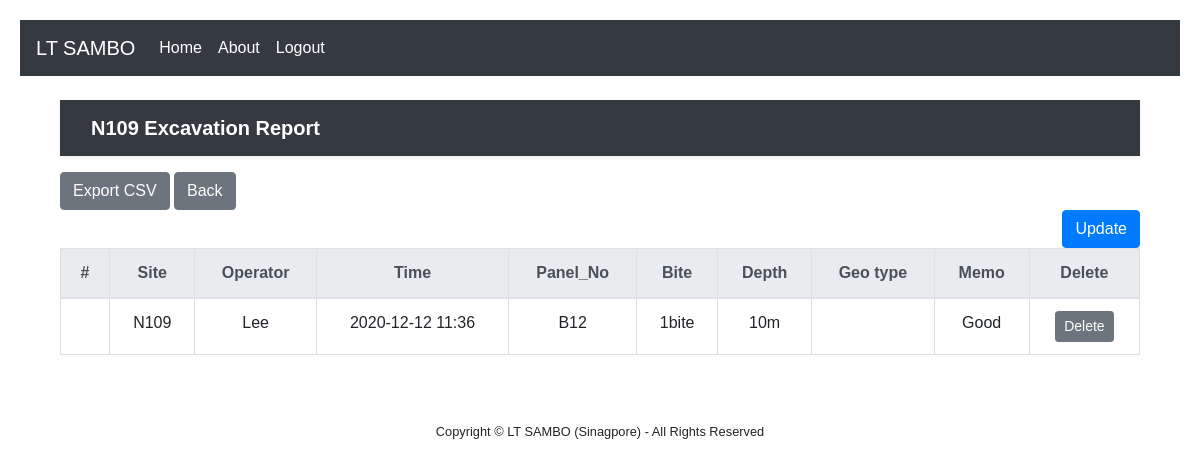
The app's page /N109/ (signed in), older data.
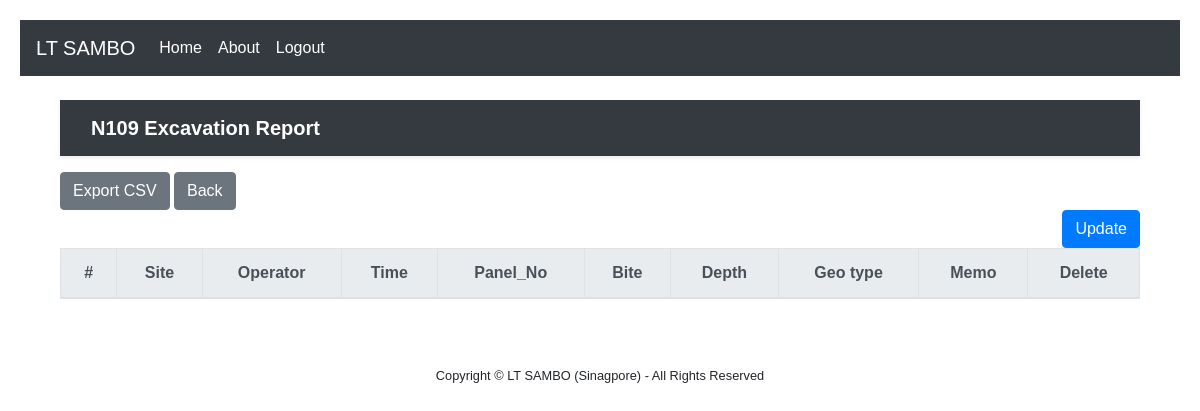
The same page, newer data.
### pages/models.py (models this page shows)
class Board_N109(models.Model):
    Site = models.CharField(max_length=10, null=False)
    Operator = models.CharField(max_length=10, null=False)
    Panel_No = models.CharField(max_length=20, null=False)
    Bite = models.CharField(max_length=20, null=False)
    Depth = models.CharField(max_length=20, null=False)
    Geo_Type = models.CharField(max_length=20, null=False)
    Memo = models.CharField(max_length=30, null=False)
    created_date = models.DateTimeField(auto_now_add=True)
    modified_date = models.DateTimeField(auto_now=True)

### pages/views.py (the view)
# urls.py: path('N109/', views.Site_N109, name='N109'),
def Site_N109(request):
    boards_n109 = {'boards_n109': Board_N109.objects.all()}
    return render(request, 'N109.html', boards_n109)

### pages/templates/N109.html (shortened to what this page needs)
{% extends 'base.html' %}
{% block content %}
{% if user.is_authenticated %}
{% load static %}
<div class ="container">
<!DOCTYPE html>
<html lang="ko">
<head>
    <link rel="stylesheet" href="{% static 'bootstrap/css/style.css' %}" >
</head>
<body>
<header>
    <div class="navbar navbar-dark bg-dark shadow-sm mb-3">
        <div class="container d-flex justify-content-between">
            <a href="/" class="navbar-brand d-flex align-items-center">
                <strong>N109 Excavation Report</strong>
            </a>
        </div>
    </div>
</header>
<div class="responsive-container">
    <a href="{% url 'export-n109-csv' %}" class="btn btn-secondary">Export CSV</a>
    <a class="btn btn-secondary" href="{% url 'home' %}" role="button">Back</a>
    <div class="row">
        <div class="col-auto mr-auto"></div>
        <div class="col-auto">
            <a class="btn btn-primary" href="/post_n109" role="button">Update</a>
        </div>
    </div>
    <table class="table">
        <thead class="thead-light">
        <tr class="text-center">
            <th scope="col">#</th>
            <th scope="col">Site</th>
            <th scope="col">Operator</th>
            <th scope="col">Time</th>
            <th scope="col">Panel_No</th>
            <th scope="col">Bite</th>
            <th scope="col">Depth</th>
            <th scope="col">Geo type</th>
            <th scope="col">Memo</th>
            <th scope="col">Delete</th>
        </tr>
        </thead>
        <tbody>
        {% for board_n109 in boards_n109 %}
        <tr class="text-center">
            <th scope="row">
            </th>
            <td data-label="Site">
                <span>{{ board_n109.Site }}</span>
            </td>
            <td data-label="Operator">
                <span>{{ board_n109.Operator }}</span>
            </td>
             <td data-label="Time">
                <span>{{ board_n109.created_date | date:"Y-m-d h:i" }}</span>
            </td>
            <td data-label="Panel_No">
                <span>{{ board_n109.Panel_No }}</span>
            </td>
            <td data-label="Bite_No">
                <span>{{ board_n109.Bite }}</span>
            </td>
            <td data-label="Depth">
                <span>{{ board_n109.Depth }}</span>
            </td>
            <td data-label="Geo_Type">
            </td>
            <td data-label="Memo">
                <span>{{ board_n109.Memo }}</span>
            </td>
            <td>
                <a href="/delete_N109/{{ board_n109.id }}" class="btn btn-secondary btn-sm"  >Delete</a>
            </td>
        </tr>
        {% endfor %}
        </tbody>
    </table>
</div>
</body>
</html>
{% else %}
Login first!
{% endif %}
{% endblock %}

### pages/templates/base.html (shortened to what this page needs)
<!doctype html>
<html lang="en">
{% load static %}
  <head>
    <link rel="stylesheet" href="https://cdn.jsdelivr.net/npm/bootstrap@4.5.3/dist/css/bootstrap.min.css">
  </head>
  <body>
  <nav class="navbar navbar-expand-lg navbar-dark bg-dark">
  <a class="navbar-brand" href="{% url 'home' %}">LT SAMBO</a>
  <div class="collapse navbar-collapse" id="navbarSupportedContent">
    <ul class="navbar-nav mr-auto">
      <li class="nav-item active">
        <a class="nav-link" href="{% url 'home' %}">Home</a>
      </li>
      <li class="nav-item active">
        <a class="nav-link" href="{% url 'about' %}">About</a>
      </li>
     {% if user.is_authenticated %}
       <li class="nav-item active">
        <a class="nav-link" href="{% url 'logout' %}">Logout</a>
       </li>
     {% endif %}
    </ul>
  </div>
</nav>
    <br/>
    <div class="container">
      {% block content %}
      {% endblock %}
     </div>
     <br/><br/>
     <center><small>Copyright &copy; LT SAMBO (Sinagpore) - All Rights Reserved</small></center>
  </body>
</html>

Row changes from the older to the newer data that the page shows:
removed Board_N109: Site "N109", Operator "Lee", created_date "2020-12-12 11:36", Panel_No "B12", Bite "1bite", Depth "10m", Memo "Good"
